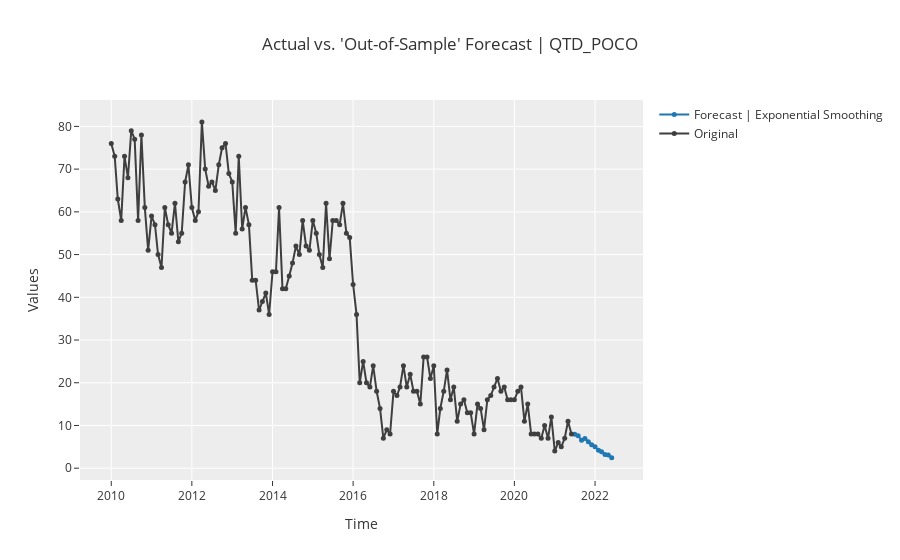

The notebook cell saved with this chart:
### Code cell
# Previsão

plot_model(final, plot='forecast')

### Figure 1 — Plotly figure (JSON) as saved in the notebook; plotly's stock layout.template omitted (floating-point values rounded to 4 significant figures; data arrays with more than 128 entries replaced by an {"elided": "..."} marker saying what was removed)
{"data": [{"line": {"color": "#1f77b4"}, "marker": {"size": 5}, "mode": "lines+markers", "name": "Forecast | Exponential Smoothing", "showlegend": true, "type": "scatter", "x": ["2021-07-01T00:00:00", "2021-08-01T00:00:00", "2021-09-01T00:00:00", "2021-10-01T00:00:00", "2021-11-01T00:00:00", "2021-12-01T00:00:00", "2022-01-01T00:00:00", "2022-02-01T00:00:00", "2022-03-01T00:00:00", "2022-04-01T00:00:00", "2022-05-01T00:00:00", "2022-06-01T00:00:00"], "y": [7.934, 7.597, 6.527, 6.978, 6.192, 5.462, 4.996, 4.214, 3.821, 3.218, 3.073, 2.416]}, {"marker": {"color": "#3f3f3f", "size": 5}, "mode": "lines+markers", "name": "Original", "showlegend": true, "type": "scatter", "x": {"elided": "138 str values"}, "y": {"elided": "138 int values"}}], "layout": {"showlegend": true, "title": {"text": "Actual vs. 'Out-of-Sample' Forecast | QTD_POCO"}, "xaxis": {"title": {"text": "Time"}}, "yaxis": {"title": {"text": "Values"}}}}
